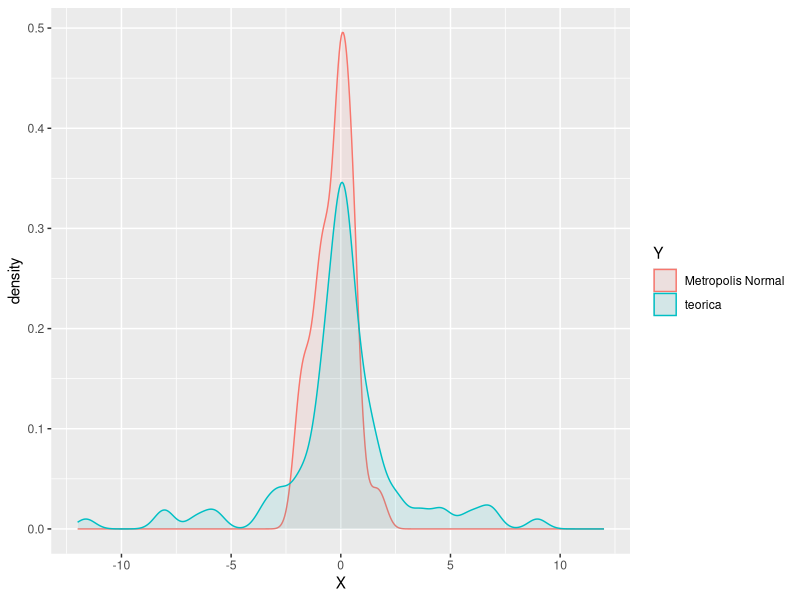
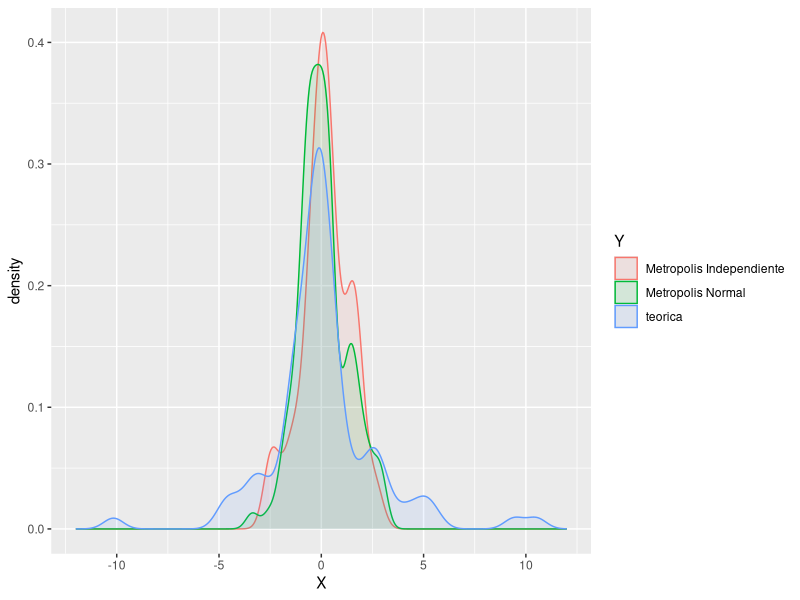

Reproduce these figures in R, in order. (Note: this script raises an error after producing the figures.)

library(ggplot2)

# Metropolis - Hastings Normal

MetropolisNr <- function(n,x0){
  x = c()
  x[1] <- x0
  for (ii in 2:n){
    xt <- x[ii-1]
    yt <- rnorm(1,xt,1)
    num <- dcauchy(yt,0,1)* dnorm(xt,yt,1)
    den <- dcauchy(xt,0,1)* dnorm(yt,xt,1)
    u <- runif(1)
    if (u <= num/den){
      x[ii] <- yt
    }else{
      x[ii] <- xt
    }
  }
  return(x)
}

X_Construida <- MetropolisNr(100,0)
X_teorica    <- rcauchy(100,0,1)

X <-c(X_Construida,X_teorica)
Y <- rep(c("Metropolis Normal","teorica"),c(100,100))

Data1 <-   data.frame(X,Y)
ggplot(Data1, aes(X, fill = Y, colour = Y)) +
  geom_density(alpha = 0.1) +
  xlim(-12, 12)

# Metropolis - Hastings Independiente

n = 100
x0 = 0

MetropolisInd <- function(n,x0){
x = c(x0)
for(i in 1:n){
  X_t = x[i]
  Y_t = rnorm(1,0,1)
  U = runif(1,0,1)
  Comparacion = (dcauchy(Y_t,0,1)*dnorm(X_t,0,1))/(dcauchy(X_t,0,1)*dnorm(Y_t,0,1))
  if(U <= Comparacion){
    x[i+1] = Y_t
  }else{
    x[i+1] = X_t
  }
}
return(x[-1])
}

MetropolisInd <-  MetropolisInd(100,0)
X_Construida <- MetropolisNr(100,0)
X_teorica    <- rcauchy(100,0,1)

X <-c(X_Construida,X_teorica,MetropolisInd)
Y <- rep(c("Metropolis Normal","teorica","Metropolis Independiente"),c(100,100,100))

Data1 <-   data.frame(X,Y)
ggplot(Data1, aes(X, fill = Y, colour = Y)) +
  geom_density(alpha = 0.1) +
  xlim(-12, 12)


# Metropolis-Hastings Random Walk

rw.Metropolis <- function(n,x0, k, lambda) {
  x <- numeric(n)
  x[1] <- x0
  u <- runif(n)
  w <- 0
  for (i in 2:n) {
    y <- rgamma(1, k, x[i-1])
    if (u[i] <= (dexp(y,rate = lambda) /dexp(x[i-1],rate = lambda))){
      x[i] <- y
    }else{
      x[i] <- x[i-1]
      w <- w + 1
    }
  }
  return(w)
}

k = 1

Estudio_Simulacion <-function(k){

  a =rw.Metropolis(n=1000,x0= 3.5,k,lambda = 3.5)

  return(a[2][1])

}

X <- seq(0,100,0.01)
Y <- c()

for(i in 2:1001){
  Y_other <- Estudio_Simulacion(X[i])
  Y <- c(Y,Y_other)
}

plot(X[-1],Y)